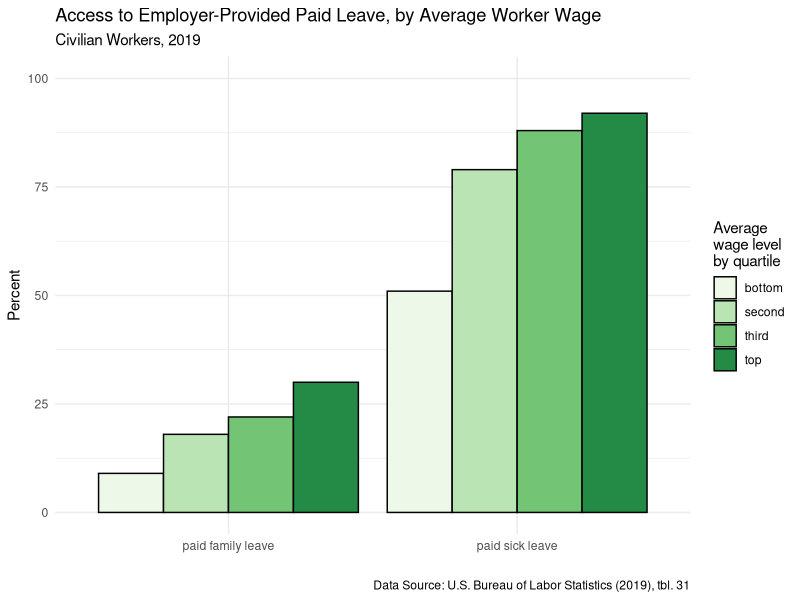

Write the R code that produced this figure. (Note: this script raises an error after producing the figure.)
## ---- chunk 1

# Data source: (BLS 2019, tbl. 31) https://www.bls.gov/ncs/ebs/benefits/2019/employee-benefits-in-the-united-states-march-2019.pdf

# create a dataset

q <- c("bottom" , "second", "third", "top") 
quartile <- c(rep(q, 3))
type <- c(rep("paid family leave" , 4) , rep("paid sick leave" , 4) , rep("unpaid family leave" , 4))

pd_sl <- c(51,79,88,92)
pd_fl <- c(9,18,22,30)
unpd_fl <- c(82,89,91,94)
pct <- c(pd_fl,pd_sl,unpd_fl)

d2 <- data.frame(quartile,type,pct)

library(dplyr)

d2 <- d2 %>%
  filter(type != "unpaid family leave")

library(ggplot2)

pl_plot <- ggplot(data = d2, aes(fill=quartile, y=pct, x=type)) + 
            geom_bar(colour="black", position="dodge", stat="identity") +
            theme_minimal() +
            xlab("") + 
            ylab("Percent") +
            ylim(0, 100) +
            labs(title = "Access to Employer-Provided Paid Leave, by Average Worker Wage",
              subtitle = "Civilian Workers, 2019",
              caption = "Data Source: U.S. Bureau of Labor Statistics (2019), tbl. 31"
                )

pl_plot <- pl_plot + 
           guides(fill=guide_legend(title="Average\nwage level\nby quartile")) +                  scale_fill_brewer(palette="Greens")

pl_plot

## ---- chunk 2

load_path <- here::here("figures_final","state_paid_leave_laws.png")
knitr::include_graphics(load_path)

